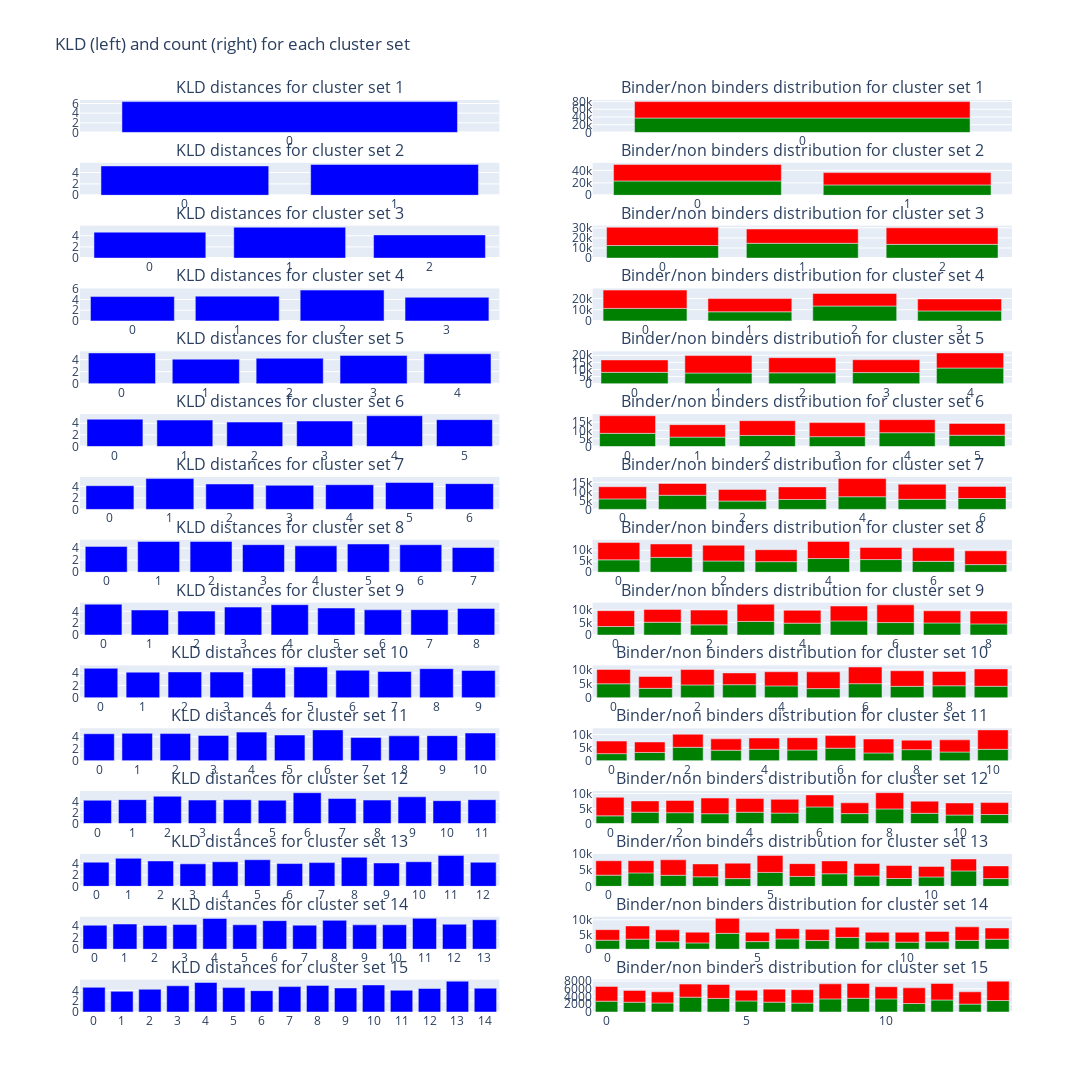

The code cell stored with this chart in its notebook:
### Code cell
# visualize a specific set of cluster mean 
titles_list = [
        [f"KLD distances for cluster set {i+1}", f"Binder/non binders distribution for cluster set {i+1}"]
        for i in range(15)
    ]
def flatten(l):
    return [item for sublist in l for item in sublist]

#number of peptides per cluster:
fig = make_subplots(
    rows=15,
    cols=2,
    start_cell="top-left",
    subplot_titles = flatten(titles_list)
)
fig.update_layout(
    height=3000,
    width=1600,
    title_text="KLD (left) and count (right) for each cluster set",
    showlegend=False,
)

for i in range(15):
    # First col:
    fig.add_trace(
        go.Bar(
            x=list(cluster_set_cluster_kld[i].keys()), 
            y=list(cluster_set_cluster_kld[i].values()),
            marker_color="blue"
            # title=f"KLD distance for each cluster in cluster set {i}",
            # labels = {
            #     "y": "KLD",
            #     "x": "cluster"
            # }
        ),
        row=i+1, col=1,
    )
    df_grouped_clusters = df.groupby([f"cluster_set_{i+1}", "binder"], as_index=False).size()

    # Second col (with stacked binders and non binders)
    fig.add_trace( # binders
        go.Bar(
            x=list(range(i+1)), 
            y=df_grouped_clusters.loc[df_grouped_clusters["binder"] == True]["size"],
            offsetgroup=0,
            marker_color="green"
        ),
        row=i+1, col=2
    )

    fig.add_trace( # non binders
        go.Bar(
            x=list(range(i+1)), 
            y=df_grouped_clusters.loc[df_grouped_clusters["binder"] == False]["size"],
            offsetgroup=0,
            base=df_grouped_clusters.loc[df_grouped_clusters["binder"] == True]["size"],
            marker_color="red"
        ),
        row=i+1, col=2
    )
fig.show()
fig.write_image("../../reports/figures/gibbs_clusters/cluster_sets_flat_background.svg")

### Figure 1 — Plotly figure (JSON) as saved in the notebook; plotly's stock layout.template omitted (floating-point values rounded to 4 significant figures)
{"data": [{"marker": {"color": "blue"}, "type": "bar", "x": ["0"], "xaxis": "x", "y": [6.402], "yaxis": "y"}, {"marker": {"color": "green"}, "offsetgroup": "0", "type": "bar", "x": [0], "xaxis": "x2", "y": [37261], "yaxis": "y2"}, {"base": [37261], "marker": {"color": "red"}, "offsetgroup": "0", "type": "bar", "x": [0], "xaxis": "x2", "y": [42451], "yaxis": "y2"}, {"marker": {"color": "blue"}, "type": "bar", "x": ["0", "1"], "xaxis": "x3", "y": [5.155, 5.413], "yaxis": "y3"}, {"marker": {"color": "green"}, "offsetgroup": "0", "type": "bar", "x": [0, 1], "xaxis": "x4", "y": [23000, 16621], "yaxis": "y4"}, {"base": [23000, 16621], "marker": {"color": "red"}, "offsetgroup": "0", "type": "bar", "x": [0, 1], "xaxis": "x4", "y": [26604, 19837], "yaxis": "y4"}, {"marker": {"color": "blue"}, "type": "bar", "x": ["0", "1", "2"], "xaxis": "x5", "y": [4.645, 5.515, 4.149], "yaxis": "y5"}, {"marker": {"color": "green"}, "offsetgroup": "0", "type": "bar", "x": [0, 1, 2], "xaxis": "x6", "y": [12460, 14686, 13605], "yaxis": "y6"}, {"base": [12460, 14686, 13605], "marker": {"color": "red"}, "offsetgroup": "0", "type": "bar", "x": [0, 1, 2], "xaxis": "x6", "y": [18102, 14111, 16394], "yaxis": "y6"}, {"marker": {"color": "blue"}, "type": "bar", "x": ["0", "1", "2", "3"], "xaxis": "x7", "y": [4.546, 4.623, 5.754, 4.411], "yaxis": "y7"}, {"marker": {"color": "green"}, "offsetgroup": "0", "type": "bar", "x": [0, 1, 2, 3], "xaxis": "x8", "y": [11174, 8133, 13289, 8933], "yaxis": "y8"}, {"base": [11174, 8133, 13289, 8933], "marker": {"color": "red"}, "offsetgroup": "0", "type": "bar", "x": [0, 1, 2, 3], "xaxis": "x8", "y": [16340, 11816, 11212, 10659], "yaxis": "y8"}, {"marker": {"color": "blue"}, "type": "bar", "x": ["0", "1", "2", "3", "4"], "xaxis": "x9", "y": [5.116, 4.085, 4.227, 4.705, 4.974], "yaxis": "y9"}, {"marker": {"color": "green"}, "offsetgroup": "0", "type": "bar", "x": [0, 1, 2, 3, 4], "xaxis": "x10", "y": [7991, 7548, 7663, 7834, 11036], "yaxis": "y10"}, {"base": [7991, 7548, 7663, 7834, 11036], "marker": {"color": "red"}, "offsetgroup": "0", "type": "bar", "x": [0, 1, 2, 3, 4], "xaxis": "x10", "y": [8724, 12234, 10630, 9010, 10606], "yaxis": "y10"}, {"marker": {"color": "blue"}, "type": "bar", "x": ["0", "1", "2", "3", "4", "5"], "xaxis": "x11", "y": [4.697, 4.552, 4.209, 4.394, 5.296, 4.625], "yaxis": "y11"}, {"marker": {"color": "green"}, "offsetgroup": "0", "type": "bar", "x": [0, 1, 2, 3, 4, 5], "xaxis": "x12", "y": [8140, 5831, 6863, 6102, 8540, 6976], "yaxis": "y12"}, {"base": [8140, 5831, 6863, 6102, 8540, 6976], "marker": {"color": "red"}, "offsetgroup": "0", "type": "bar", "x": [0, 1, 2, 3, 4, 5], "xaxis": "x12", "y": [10841, 7678, 9079, 8644, 8031, 7279], "yaxis": "y12"}, {"marker": {"color": "blue"}, "type": "bar", "x": ["0", "1", "2", "3", "4", "5", "6"], "xaxis": "x13", "y": [4.121, 5.359, 4.417, 4.182, 4.289, 4.673, 4.477], "yaxis": "y13"}, {"marker": {"color": "green"}, "offsetgroup": "0", "type": "bar", "x": [0, 1, 2, 3, 4, 5, 6], "xaxis": "x14", "y": [5822, 7850, 4623, 5497, 7032, 5601, 6058], "yaxis": "y14"}, {"base": [5822, 7850, 4623, 5497, 7032, 5601, 6058], "marker": {"color": "red"}, "offsetgroup": "0", "type": "bar", "x": [0, 1, 2, 3, 4, 5, 6], "xaxis": "x14", "y": [6760, 6525, 6440, 6993, 10069, 8380, 6711], "yaxis": "y14"}, {"marker": {"color": "blue"}, "type": "bar", "x": ["0", "1", "2", "3", "4", "5", "6", "7"], "xaxis": "x15", "y": [4.293, 5.122, 5.11, 4.577, 4.385, 4.691, 4.568, 4.106], "yaxis": "y15"}, {"marker": {"color": "green"}, "offsetgroup": "0", "type": "bar", "x": [0, 1, 2, 3, 4, 5, 6, 7], "xaxis": "x16", "y": [5638, 6763, 5122, 4808, 6230, 5759, 4951, 3465], "yaxis": "y16"}, {"base": [5638, 6763, 5122, 4808, 6230, 5759, 4951, 3465], "marker": {"color": "red"}, "offsetgroup": "0", "type": "bar", "x": [0, 1, 2, 3, 4, 5, 6, 7], "xaxis": "x16", "y": [7876, 6114, 7149, 5443, 7808, 5517, 6196, 6292], "yaxis": "y16"}, {"marker": {"color": "blue"}, "type": "bar", "x": ["0", "1", "2", "3", "4", "5", "6", "7", "8"], "xaxis": "x17", "y": [5.193, 4.22, 4.032, 4.707, 5.119, 4.555, 4.247, 4.274, 4.484], "yaxis": "y17"}, {"marker": {"color": "green"}, "offsetgroup": "0", "type": "bar", "x": [0, 1, 2, 3, 4, 5, 6, 7, 8], "xaxis": "x18", "y": [3418, 5140, 4080, 5464, 4779, 5672, 5008, 4856, 4479], "yaxis": "y18"}, {"base": [3418, 5140, 4080, 5464, 4779, 5672, 5008, 4856, 4479], "marker": {"color": "red"}, "offsetgroup": "0", "type": "bar", "x": [0, 1, 2, 3, 4, 5, 6, 7, 8], "xaxis": "x18", "y": [6358, 5154, 5926, 6904, 5150, 5956, 7108, 4868, 5132], "yaxis": "y18"}, {"marker": {"color": "blue"}, "type": "bar", "x": ["0", "1", "2", "3", "4", "5", "6", "7", "8", "9"], "xaxis": "x19", "y": [4.769, 4.154, 4.187, 4.17, 4.814, 4.976, 4.467, 4.259, 4.719, 4.424], "yaxis": "y19"}, {"marker": {"color": "green"}, "offsetgroup": "0", "type": "bar", "x": [0, 1, 2, 3, 4, 5, 6, 7, 8, 9], "xaxis": "x20", "y": [5042, 3413, 4623, 4713, 4286, 3313, 5075, 4129, 4339, 4153], "yaxis": "y20"}, {"base": [5042, 3413, 4623, 4713, 4286, 3313, 5075, 4129, 4339, 4153], "marker": {"color": "red"}, "offsetgroup": "0", "type": "bar", "x": [0, 1, 2, 3, 4, 5, 6, 7, 8, 9], "xaxis": "x20", "y": [5131, 4236, 5516, 4214, 5059, 5993, 5946, 5561, 5114, 6205], "yaxis": "y20"}, {"marker": {"color": "blue"}, "type": "bar", "x": ["0", "1", "2", "3", "4", "5", "6", "7", "8", "9", "10"], "xaxis": "x21", "y": [4.499, 4.566, 4.53, 4.223, 4.772, 4.287, 5.144, 3.883, 4.151, 4.182, 4.623], "yaxis": "y21"}, {"marker": {"color": "green"}, "offsetgroup": "0", "type": "bar", "x": [0, 1, 2, 3, 4, 5, 6, 7, 8, 9, 10], "xaxis": "x22", "y": [2702, 3152, 5135, 4005, 4387, 4095, 4798, 2961, 4228, 3320, 4347], "yaxis": "y22"}, {"base": [2702, 3152, 5135, 4005, 4387, 4095, 4798, 2961, 4228, 3320, 4347], "marker": {"color": "red"}, "offsetgroup": "0", "type": "bar", "x": [0, 1, 2, 3, 4, 5, 6, 7, 8, 9, 10], "xaxis": "x22", "y": [4805, 4010, 4992, 4355, 4310, 4712, 4808, 5335, 3622, 4661, 7446], "yaxis": "y22"}, {"marker": {"color": "blue"}, "type": "bar", "x": ["0", "1", "2", "3", "4", "5", "6", "7", "8", "9", "10", "11"], "xaxis": "x23", "y": [4.256, 4.366, 4.977, 4.288, 4.351, 4.26, 5.633, 4.57, 4.286, 4.878, 4.177, 4.358], "yaxis": "y23"}, {"marker": {"color": "green"}, "offsetgroup": "0", "type": "bar", "x": [0, 1, 2, 3, 4, 5, 6, 7, 8, 9, 10, 11], "xaxis": "x24", "y": [2555, 3761, 3601, 3253, 3745, 3460, 5517, 3289, 4840, 3401, 2823, 2990], "yaxis": "y24"}, {"base": [2555, 3761, 3601, 3253, 3745, 3460, 5517, 3289, 4840, 3401, 2823, 2990], "marker": {"color": "red"}, "offsetgroup": "0", "type": "bar", "x": [0, 1, 2, 3, 4, 5, 6, 7, 8, 9, 10, 11], "xaxis": "x24", "y": [6140, 3756, 4072, 5213, 4549, 4566, 3988, 3586, 5395, 4025, 4001, 3956], "yaxis": "y24"}, {"marker": {"color": "blue"}, "type": "bar", "x": ["0", "1", "2", "3", "4", "5", "6", "7", "8", "9", "10", "11", "12"], "xaxis": "x25", "y": [4.243, 4.927, 4.461, 3.951, 4.324, 4.675, 4.003, 4.172, 5.099, 4.107, 4.319, 5.413, 4.228], "yaxis": "y25"}, {"marker": {"color": "green"}, "offsetgroup": "0", "type": "bar", "x": [0, 1, 2, 3, 4, 5, 6, 7, 8, 9, 10, 11, 12], "xaxis": "x26", "y": [3449, 4149, 3415, 2945, 2388, 4303, 3055, 3883, 3200, 2421, 2904, 4763, 2389], "yaxis": "y26"}, {"base": [3449, 4149, 3415, 2945, 2388, 4303, 3055, 3883, 3200, 2421, 2904, 4763, 2389], "marker": {"color": "red"}, "offsetgroup": "0", "type": "bar", "x": [0, 1, 2, 3, 4, 5, 6, 7, 8, 9, 10, 11, 12], "xaxis": "x26", "y": [4449, 3770, 4778, 3971, 4761, 5203, 3953, 3965, 3842, 4004, 3255, 3674, 3919], "yaxis": "y26"}, {"marker": {"color": "blue"}, "type": "bar", "x": ["0", "1", "2", "3", "4", "5", "6", "7", "8", "9", "10", "11", "12", "13"], "xaxis": "x27", "y": [4.135, 4.339, 4.107, 4.254, 5.314, 4.214, 4.929, 4.148, 4.978, 4.196, 4.214, 5.319, 4.302, 5.081], "yaxis": "y27"}, {"marker": {"color": "green"}, "offsetgroup": "0", "type": "bar", "x": [0, 1, 2, 3, 4, 5, 6, 7, 8, 9, 10, 11, 12, 13], "xaxis": "x28", "y": [3054, 3420, 2538, 2137, 5389, 2574, 3492, 2933, 4007, 2489, 2400, 2517, 2982, 3402], "yaxis": "y28"}, {"base": [3054, 3420, 2538, 2137, 5389, 2574, 3492, 2933, 4007, 2489, 2400, 2517, 2982, 3402], "marker": {"color": "red"}, "offsetgroup": "0", "type": "bar", "x": [0, 1, 2, 3, 4, 5, 6, 7, 8, 9, 10, 11, 12, 13], "xaxis": "x28", "y": [3595, 4488, 4062, 3652, 5101, 3186, 3487, 3814, 3488, 3278, 3374, 3538, 4621, 3809], "yaxis": "y28"}, {"marker": {"color": "blue"}, "type": "bar", "x": ["0", "1", "2", "3", "4", "5", "6", "7", "8", "9", "10", "11", "12", "13", "14"], "xaxis": "x29", "y": [4.546, 3.818, 4.195, 4.835, 5.442, 4.495, 3.932, 4.682, 4.903, 4.44, 4.988, 4.021, 4.332, 5.681, 4.39], "yaxis": "y29"}, {"marker": {"color": "green"}, "offsetgroup": "0", "type": "bar", "x": [0, 1, 2, 3, 4, 5, 6, 7, 8, 9, 10, 11, 12, 13, 14], "xaxis": "x30", "y": [2802, 2541, 2338, 3840, 3521, 2863, 2551, 2305, 3392, 3558, 3392, 2193, 3104, 2042, 2965], "yaxis": "y30"}, {"base": [2802, 2541, 2338, 3840, 3521, 2863, 2551, 2305, 3392, 3558, 3392, 2193, 3104, 2042, 2965], "marker": {"color": "red"}, "offsetgroup": "0", "type": "bar", "x": [0, 1, 2, 3, 4, 5, 6, 7, 8, 9, 10, 11, 12, 13, 14], "xaxis": "x30", "y": [3820, 3048, 2881, 3375, 3587, 2785, 3352, 3458, 3891, 3835, 3141, 4049, 4280, 3179, 5001], "yaxis": "y30"}], "layout": {"annotations": [{"font": {"size": 16}, "showarrow": false, "text": "KLD distances for cluster set 1", "x": 0.225, "xanchor": "center", "xref": "paper", "y": 1, "yanchor": "bottom", "yref": "paper"}, {"font": {"size": 16}, "showarrow": false, "text": "Binder/non binders distribution for cluster set 1", "x": 0.775, "xanchor": "center", "xref": "paper", "y": 1, "yanchor": "bottom", "yref": "paper"}, {"font": {"size": 16}, "showarrow": false, "text": "KLD distances for cluster set 2", "x": 0.225, "xanchor": "center", "xref": "paper", "y": 0.9311, "yanchor": "bottom", "yref": "paper"}, {"font": {"size": 16}, "showarrow": false, "text": "Binder/non binders distribution for cluster set 2", "x": 0.775, "xanchor": "center", "xref": "paper", "y": 0.9311, "yanchor": "bottom", "yref": "paper"}, {"font": {"size": 16}, "showarrow": false, "text": "KLD distances for cluster set 3", "x": 0.225, "xanchor": "center", "xref": "paper", "y": 0.8622, "yanchor": "bottom", "yref": "paper"}, {"font": {"size": 16}, "showarrow": false, "text": "Binder/non binders distribution for cluster set 3", "x": 0.775, "xanchor": "center", "xref": "paper", "y": 0.8622, "yanchor": "bottom", "yref": "paper"}, {"font": {"size": 16}, "showarrow": false, "text": "KLD distances for cluster set 4", "x": 0.225, "xanchor": "center", "xref": "paper", "y": 0.7933, "yanchor": "bottom", "yref": "paper"}, {"font": {"size": 16}, "showarrow": false, "text": "Binder/non binders distribution for cluster set 4", "x": 0.775, "xanchor": "center", "xref": "paper", "y": 0.7933, "yanchor": "bottom", "yref": "paper"}, {"font": {"size": 16}, "showarrow": false, "text": "KLD distances for cluster set 5", "x": 0.225, "xanchor": "center", "xref": "paper", "y": 0.7244, "yanchor": "bottom", "yref": "paper"}, {"font": {"size": 16}, "showarrow": false, "text": "Binder/non binders distribution for cluster set 5", "x": 0.775, "xanchor": "center", "xref": "paper", "y": 0.7244, "yanchor": "bottom", "yref": "paper"}, {"font": {"size": 16}, "showarrow": false, "text": "KLD distances for cluster set 6", "x": 0.225, "xanchor": "center", "xref": "paper", "y": 0.6556, "yanchor": "bottom", "yref": "paper"}, {"font": {"size": 16}, "showarrow": false, "text": "Binder/non binders distribution for cluster set 6", "x": 0.775, "xanchor": "center", "xref": "paper", "y": 0.6556, "yanchor": "bottom", "yref": "paper"}, {"font": {"size": 16}, "showarrow": false, "text": "KLD distances for cluster set 7", "x": 0.225, "xanchor": "center", "xref": "paper", "y": 0.5867, "yanchor": "bottom", "yref": "paper"}, {"font": {"size": 16}, "showarrow": false, "text": "Binder/non binders distribution for cluster set 7", "x": 0.775, "xanchor": "center", "xref": "paper", "y": 0.5867, "yanchor": "bottom", "yref": "paper"}, {"font": {"size": 16}, "showarrow": false, "text": "KLD distances for cluster set 8", "x": 0.225, "xanchor": "center", "xref": "paper", "y": 0.5178, "yanchor": "bottom", "yref": "paper"}, {"font": {"size": 16}, "showarrow": false, "text": "Binder/non binders distribution for cluster set 8", "x": 0.775, "xanchor": "center", "xref": "paper", "y": 0.5178, "yanchor": "bottom", "yref": "paper"}, {"font": {"size": 16}, "showarrow": false, "text": "KLD distances for cluster set 9", "x": 0.225, "xanchor": "center", "xref": "paper", "y": 0.4489, "yanchor": "bottom", "yref": "paper"}, {"font": {"size": 16}, "showarrow": false, "text": "Binder/non binders distribution for cluster set 9", "x": 0.775, "xanchor": "center", "xref": "paper", "y": 0.4489, "yanchor": "bottom", "yref": "paper"}, {"font": {"size": 16}, "showarrow": false, "text": "KLD distances for cluster set 10", "x": 0.225, "xanchor": "center", "xref": "paper", "y": 0.38, "yanchor": "bottom", "yref": "paper"}, {"font": {"size": 16}, "showarrow": false, "text": "Binder/non binders distribution for cluster set 10", "x": 0.775, "xanchor": "center", "xref": "paper", "y": 0.38, "yanchor": "bottom", "yref": "paper"}, {"font": {"size": 16}, "showarrow": false, "text": "KLD distances for cluster set 11", "x": 0.225, "xanchor": "center", "xref": "paper", "y": 0.3111, "yanchor": "bottom", "yref": "paper"}, {"font": {"size": 16}, "showarrow": false, "text": "Binder/non binders distribution for cluster set 11", "x": 0.775, "xanchor": "center", "xref": "paper", "y": 0.3111, "yanchor": "bottom", "yref": "paper"}, {"font": {"size": 16}, "showarrow": false, "text": "KLD distances for cluster set 12", "x": 0.225, "xanchor": "center", "xref": "paper", "y": 0.2422, "yanchor": "bottom", "yref": "paper"}, {"font": {"size": 16}, "showarrow": false, "text": "Binder/non binders distribution for cluster set 12", "x": 0.775, "xanchor": "center", "xref": "paper", "y": 0.2422, "yanchor": "bottom", "yref": "paper"}, {"font": {"size": 16}, "showarrow": false, "text": "KLD distances for cluster set 13", "x": 0.225, "xanchor": "center", "xref": "paper", "y": 0.1733, "yanchor": "bottom", "yref": "paper"}, {"font": {"size": 16}, "showarrow": false, "text": "Binder/non binders distribution for cluster set 13", "x": 0.775, "xanchor": "center", "xref": "paper", "y": 0.1733, "yanchor": "bottom", "yref": "paper"}, {"font": {"size": 16}, "showarrow": false, "text": "KLD distances for cluster set 14", "x": 0.225, "xanchor": "center", "xref": "paper", "y": 0.1044, "yanchor": "bottom", "yref": "paper"}, {"font": {"size": 16}, "showarrow": false, "text": "Binder/non binders distribution for cluster set 14", "x": 0.775, "xanchor": "center", "xref": "paper", "y": 0.1044, "yanchor": "bottom", "yref": "paper"}, {"font": {"size": 16}, "showarrow": false, "text": "KLD distances for cluster set 15", "x": 0.225, "xanchor": "center", "xref": "paper", "y": 0.03556, "yanchor": "bottom", "yref": "paper"}, {"font": {"size": 16}, "showarrow": false, "text": "Binder/non binders distribution for cluster set 15", "x": 0.775, "xanchor": "center", "xref": "paper", "y": 0.03556, "yanchor": "bottom", "yref": "paper"}], "height": 3000, "showlegend": false, "title": {"text": "KLD (left) and count (right) for each cluster set"}, "width": 1600, "xaxis": {"anchor": "y", "domain": [0, 0.45]}, "xaxis10": {"anchor": "y10", "domain": [0.55, 1]}, "xaxis11": {"anchor": "y11", "domain": [0, 0.45]}, "xaxis12": {"anchor": "y12", "domain": [0.55, 1]}, "xaxis13": {"anchor": "y13", "domain": [0, 0.45]}, "xaxis14": {"anchor": "y14", "domain": [0.55, 1]}, "xaxis15": {"anchor": "y15", "domain": [0, 0.45]}, "xaxis16": {"anchor": "y16", "domain": [0.55, 1]}, "xaxis17": {"anchor": "y17", "domain": [0, 0.45]}, "xaxis18": {"anchor": "y18", "domain": [0.55, 1]}, "xaxis19": {"anchor": "y19", "domain": [0, 0.45]}, "xaxis2": {"anchor": "y2", "domain": [0.55, 1]}, "xaxis20": {"anchor": "y20", "domain": [0.55, 1]}, "xaxis21": {"anchor": "y21", "domain": [0, 0.45]}, "xaxis22": {"anchor": "y22", "domain": [0.55, 1]}, "xaxis23": {"anchor": "y23", "domain": [0, 0.45]}, "xaxis24": {"anchor": "y24", "domain": [0.55, 1]}, "xaxis25": {"anchor": "y25", "domain": [0, 0.45]}, "xaxis26": {"anchor": "y26", "domain": [0.55, 1]}, "xaxis27": {"anchor": "y27", "domain": [0, 0.45]}, "xaxis28": {"anchor": "y28", "domain": [0.55, 1]}, "xaxis29": {"anchor": "y29", "domain": [0, 0.45]}, "xaxis3": {"anchor": "y3", "domain": [0, 0.45]}, "xaxis30": {"anchor": "y30", "domain": [0.55, 1]}, "xaxis4": {"anchor": "y4", "domain": [0.55, 1]}, "xaxis5": {"anchor": "y5", "domain": [0, 0.45]}, "xaxis6": {"anchor": "y6", "domain": [0.55, 1]}, "xaxis7": {"anchor": "y7", "domain": [0, 0.45]}, "xaxis8": {"anchor": "y8", "domain": [0.55, 1]}, "xaxis9": {"anchor": "y9", "domain": [0, 0.45]}, "yaxis": {"anchor": "x", "domain": [0.9644, 1]}, "yaxis10": {"anchor": "x10", "domain": [0.6889, 0.7244]}, "yaxis11": {"anchor": "x11", "domain": [0.62, 0.6556]}, "yaxis12": {"anchor": "x12", "domain": [0.62, 0.6556]}, "yaxis13": {"anchor": "x13", "domain": [0.5511, 0.5867]}, "yaxis14": {"anchor": "x14", "domain": [0.5511, 0.5867]}, "yaxis15": {"anchor": "x15", "domain": [0.4822, 0.5178]}, "yaxis16": {"anchor": "x16", "domain": [0.4822, 0.5178]}, "yaxis17": {"anchor": "x17", "domain": [0.4133, 0.4489]}, "yaxis18": {"anchor": "x18", "domain": [0.4133, 0.4489]}, "yaxis19": {"anchor": "x19", "domain": [0.3444, 0.38]}, "yaxis2": {"anchor": "x2", "domain": [0.9644, 1]}, "yaxis20": {"anchor": "x20", "domain": [0.3444, 0.38]}, "yaxis21": {"anchor": "x21", "domain": [0.2756, 0.3111]}, "yaxis22": {"anchor": "x22", "domain": [0.2756, 0.3111]}, "yaxis23": {"anchor": "x23", "domain": [0.2067, 0.2422]}, "yaxis24": {"anchor": "x24", "domain": [0.2067, 0.2422]}, "yaxis25": {"anchor": "x25", "domain": [0.1378, 0.1733]}, "yaxis26": {"anchor": "x26", "domain": [0.1378, 0.1733]}, "yaxis27": {"anchor": "x27", "domain": [0.06889, 0.1044]}, "yaxis28": {"anchor": "x28", "domain": [0.06889, 0.1044]}, "yaxis29": {"anchor": "x29", "domain": [0, 0.03556]}, "yaxis3": {"anchor": "x3", "domain": [0.8956, 0.9311]}, "yaxis30": {"anchor": "x30", "domain": [0, 0.03556]}, "yaxis4": {"anchor": "x4", "domain": [0.8956, 0.9311]}, "yaxis5": {"anchor": "x5", "domain": [0.8267, 0.8622]}, "yaxis6": {"anchor": "x6", "domain": [0.8267, 0.8622]}, "yaxis7": {"anchor": "x7", "domain": [0.7578, 0.7933]}, "yaxis8": {"anchor": "x8", "domain": [0.7578, 0.7933]}, "yaxis9": {"anchor": "x9", "domain": [0.6889, 0.7244]}}}
